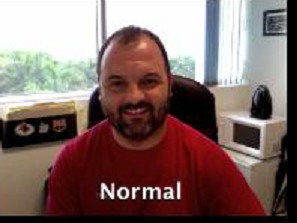
#> input picture 2_Geometric_Transformation/image.png, 297 x 223 px, found by its file name
$ python ColorFilterTrackbar.py
#> lines starting #> are read from the running program, lines starting #| are printed output that depends on the picture; after the words box and inside, x2 and y2 are one past the last pixel; in counts of white or black regions, pixels touching at a corner belong together
import cv2
import numpy as np

# [32 lines of commented-out code are left out]
img = cv2.imread("anh_data/image.png")
#> img is the input picture: shape (223, 297, 3); mean B, G, R 102.2, 106.1, 129
hsv = cv2.cvtColor(img, cv2.COLOR_BGR2HSV) #Chuyển ảnh sang hsv
#> hsv: shape (223, 297, 3); mean H, S, V 51.6, 107.7, 132.5
lower = np.array([0, 109, 42]) #lower = [Hue Min, Sat Min, Val Min]
upper = np.array([93, 255, 255]) #upper = [Hue Max, Sat Max, Val Max]

#Trả về ảnh đen trắng với những pixel nằm trong vùng lower đến upper thì thành màu trắng, còn lại là màu đen
mask = cv2.inRange(hsv, lower, upper)
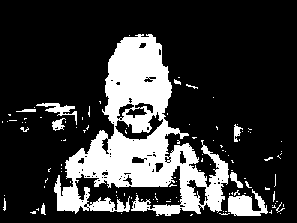
#> mask: shape (223, 297); 21.9% white; 112 white regions (99 under 20 px), largest, box (x1, y1, x2, y2) and area: (54, 34, 229, 216) 12796, (228, 189, 268, 216) 629, (36, 103, 77, 125) 260

rs = cv2.bitwise_and(img, img, mask = mask)
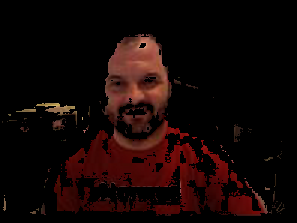
#> rs: shape (223, 297, 3); mean B, G, R 5, 6.4, 19.9
rs[rs == 0] = 255 #Những điểm pixel đen thì đổi thành trắng
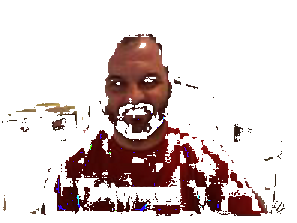
#> rs: shape (223, 297, 3); mean B, G, R 204.7, 205.6, 218.9
cv2.imshow("COlor Filter", rs)
cv2.waitKey(0)
cv2.destroyAllWindows()
